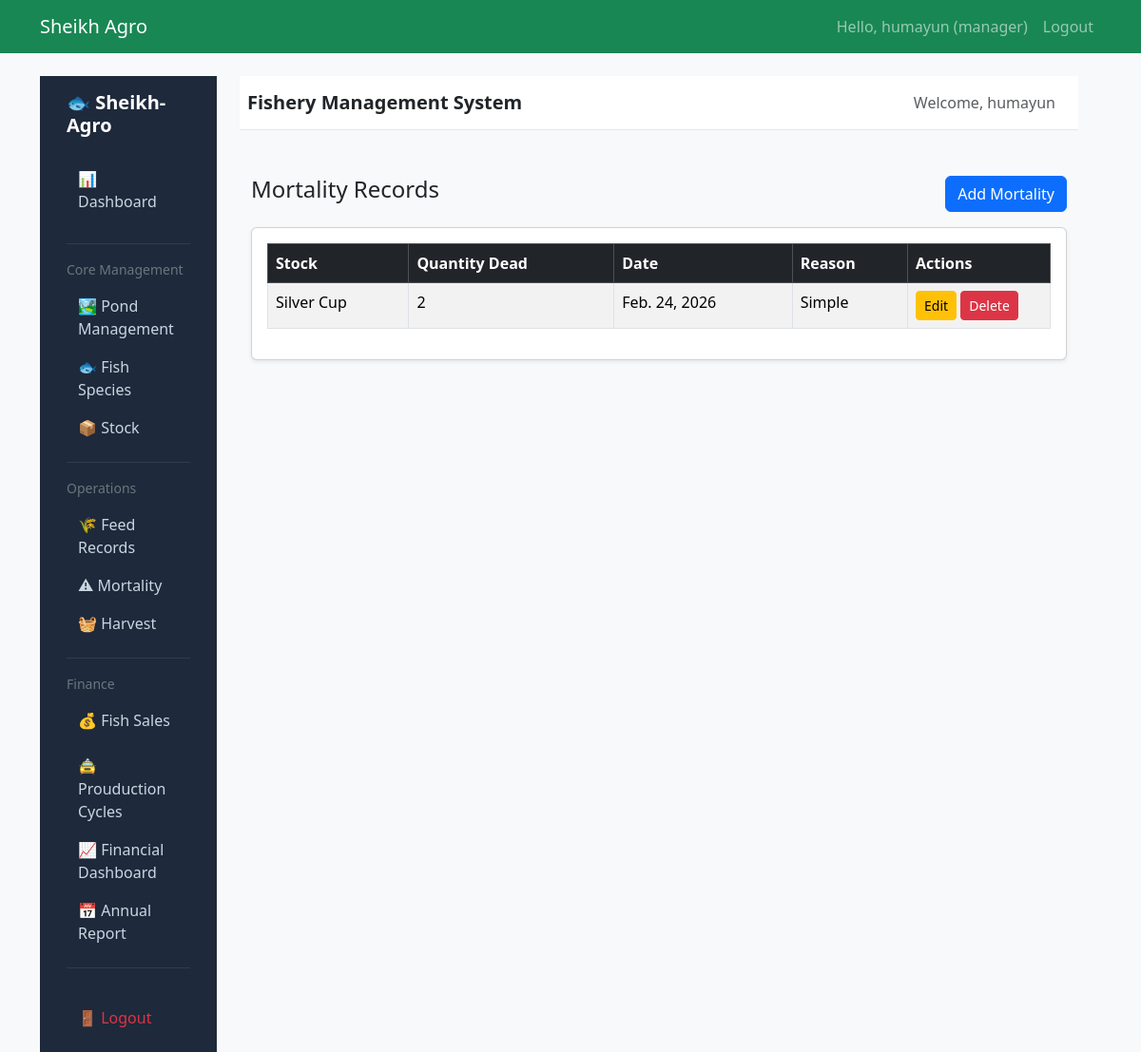
/fishery/mortality/ (signed in), run on an earlier commit of the app's database.
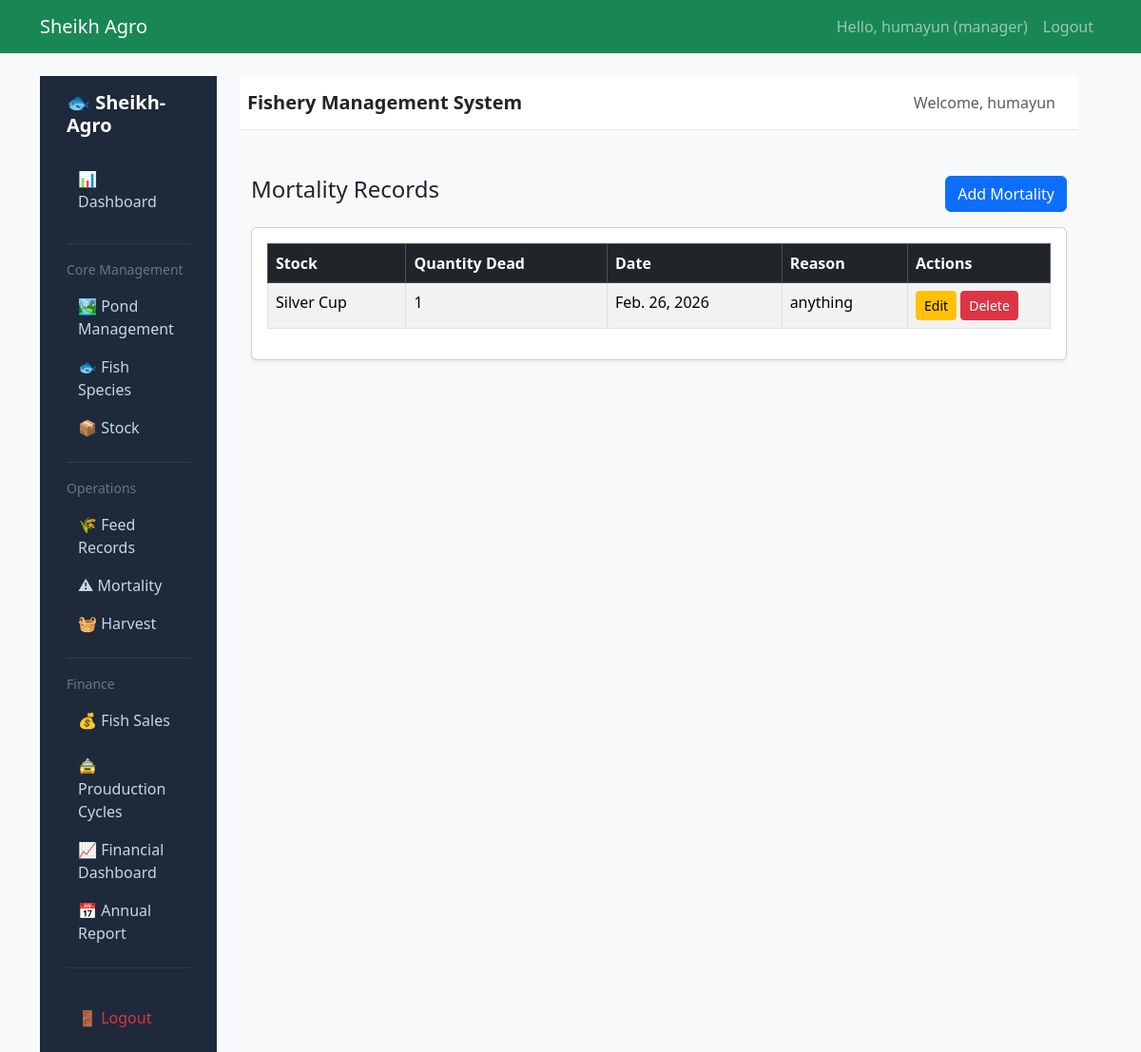
And on a later commit of the database.
### fishery/models.py (models this page shows, shortened)
class MortalityRecord(models.Model):
    stock = models.ForeignKey(
        Stock,
        on_delete=models.CASCADE,
        related_name='mortalityrecord_set',
        null=True,   # ✅ allows existing rows to stay valid
        blank=True
    )
    cycle = models.ForeignKey('ProductionCycle', on_delete=models.CASCADE,related_name='mortalities', blank=True, null=True)
    quantity_dead = models.PositiveIntegerField()
    date = models.DateField()
    reason = models.TextField(blank=True)

class Stock(models.Model):
    pond = models.ForeignKey(
        'Pond',
        on_delete=models.CASCADE,
        related_name='stocks'
    )
    species = models.ForeignKey(
        'FishSpecies',
        on_delete=models.CASCADE,
        related_name='stocks'
    )
    quantity = models.PositiveIntegerField()
    stocking_date = models.DateField()
    cost = models.DecimalField(max_digits=12, decimal_places=2)
    created_at = models.DateTimeField(auto_now_add=True, null=True, blank=True)
    class Meta:
        ordering = ['-stocking_date']

class FishSpecies(models.Model):
    name = models.CharField(max_length=100)
    average_growth_days = models.IntegerField()

### fishery/views.py (the view)
# urls.py: path('mortality/', MortalityListView.as_view(), name='mortality_list'),
class MortalityListView(LoginRequiredMixin, ListView):
    model = MortalityRecord
    template_name = 'fishery/mortality/mortality_list.html'
    context_object_name = 'records'
    ordering = ['-date']

### fishery/templates/fishery/mortality/mortality_list.html
{% extends "fishery/base_fishery.html" %}
{% block fishery_content %}
<div class="container mt-4">
    <div class="d-flex justify-content-between mb-3">
        <h4>Mortality Records</h4>
        <a href="{% url 'mortality_create' %}" class="btn btn-primary">
            Add Mortality
        </a>
    </div>
    <div class="card shadow-sm">
        <div class="card-body table-responsive">
            <table class="table table-bordered table-striped">
                <thead class="table-dark">
                    <tr>
                        <th>Stock</th>
                        <th>Quantity Dead</th>
                        <th>Date</th>
                        <th>Reason</th>
                        <th width="150">Actions</th>
                    </tr>
                </thead>
                <tbody>
                    {% for record in records %}
                    <tr>
                        <td>
                            {% if record.stock %}
                                {{ record.stock.species.name }}
                            {% else %}
                                No Stock
                            {% endif %}
                        </td>
                        <td>{{ record.quantity_dead }}</td>
                        <td>{{ record.date }}</td>
                        <td>{{ record.reason }}</td>
                        <td>
                            <a href="{% url 'mortality_update' record.pk %}" class="btn btn-sm btn-warning">Edit</a>
                            <a href="{% url 'mortality_delete' record.pk %}" class="btn btn-sm btn-danger">Delete</a>
                        </td>
                    </tr>
                    {% empty %}
                    <tr>
                        <td colspan="5" class="text-center">No records found.</td>
                    </tr>
                    {% endfor %}
                </tbody>
            </table>
        </div>
    </div>
</div>
{% endblock %}

What changed in the data, as far as the page shows it:
changed MortalityRecord "Silver Cup": quantity_dead "2" → "1"; date "Feb. 24, 2026" → "Feb. 26, 2026"; reason "Simple" → "anything"
